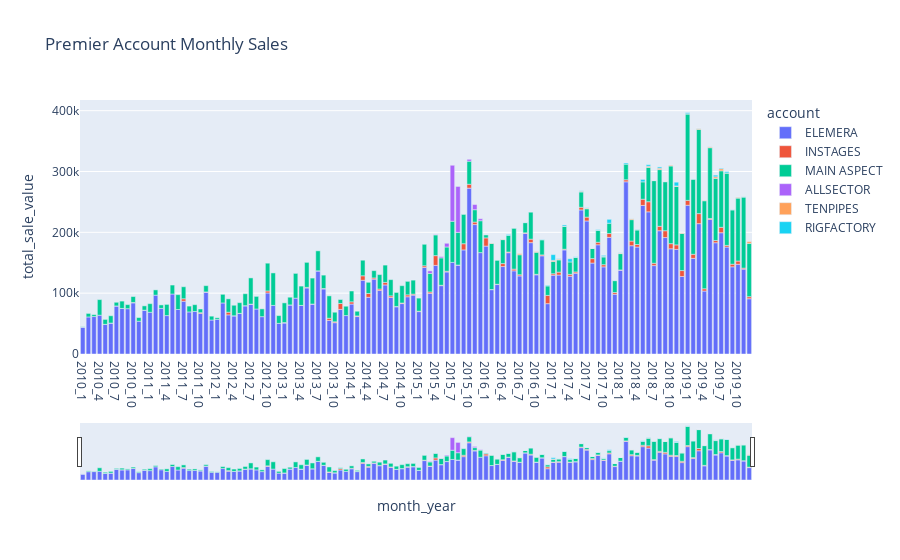

Here is the notebook cell this chart was saved with:
### Code cell
fig = px.bar(saleval_premier, x='month_year', y='total_sale_value', color = 'account', title='Premier Account Monthly Sales')


fig.update_xaxes(rangeslider_visible=True)
fig.show()
